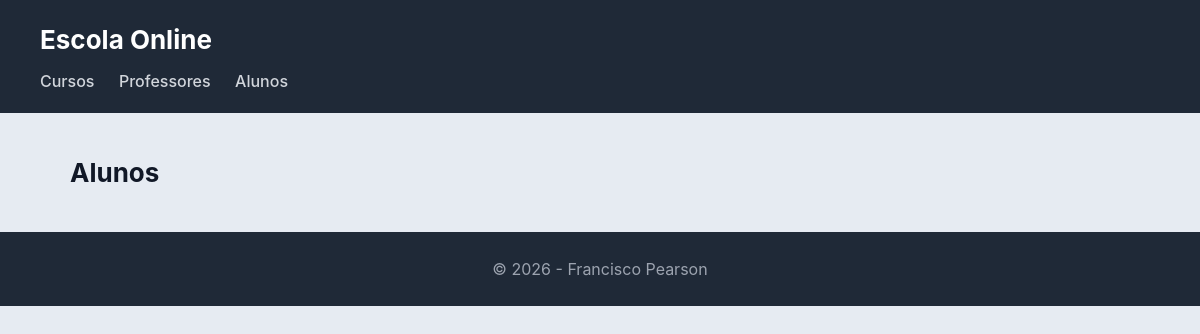
/escola/alunos/, run on an earlier commit of the app's database.
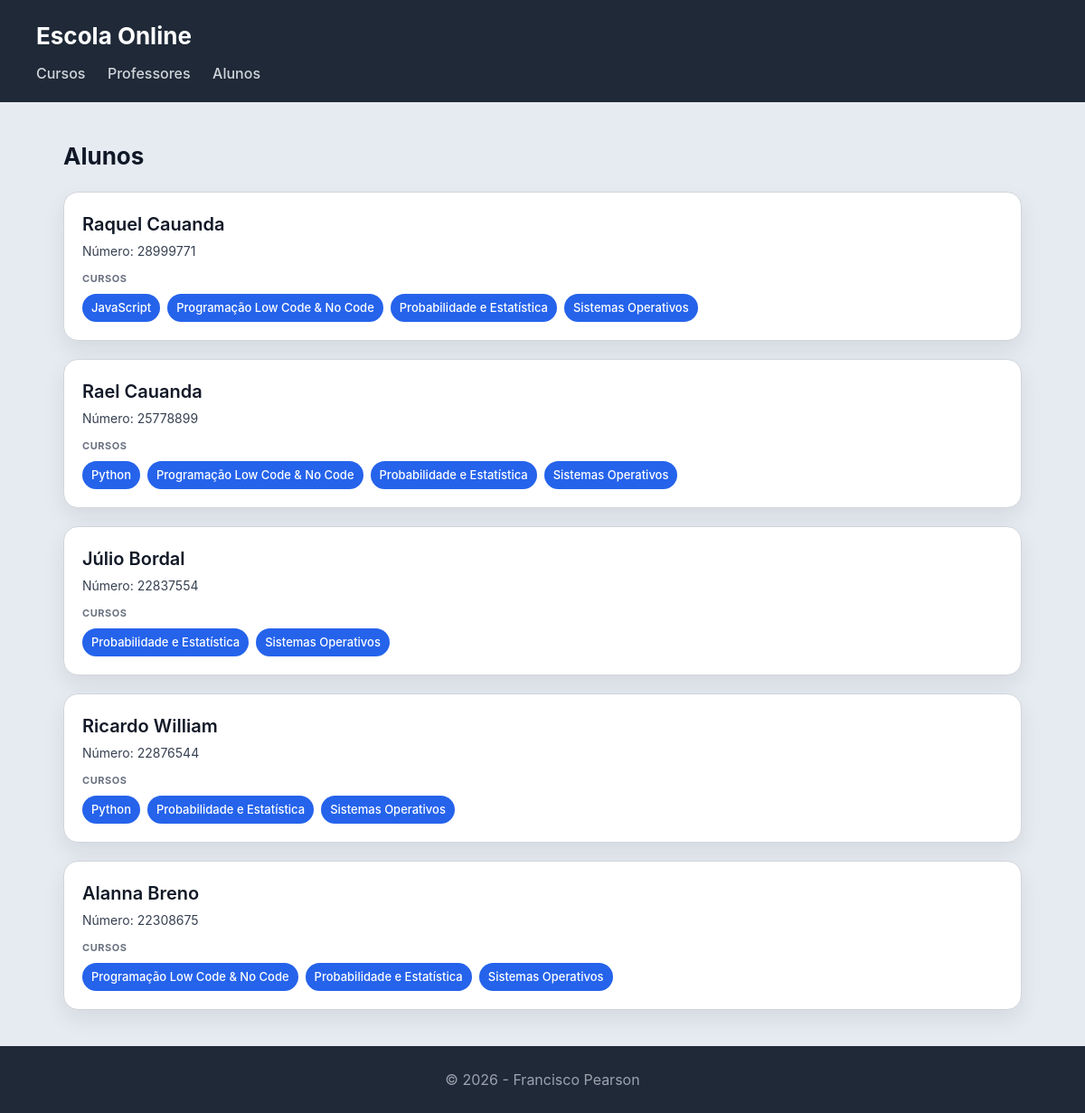
And on a later commit of the database.
### escola_online/models.py (models this page shows, shortened)
class Aluno(models.Model):
    nome = models.CharField(max_length=100)
    numero = models.CharField(max_length=20, unique=True) # Requisito: pág. 4 e 7

class Curso(models.Model):
    nome = models.CharField(max_length=100)
    imagem = models.ImageField(upload_to='cursos/')
    professor = models.ForeignKey(Professor, on_delete=models.CASCADE, related_name='cursos')
    alunos = models.ManyToManyField(Aluno, related_name='cursos')

### escola_online/views.py (the view)
# urls.py: path('alunos/', views.alunos_view, name='alunos'),
def alunos_view(request):
    alunos = Aluno.objects.prefetch_related('cursos').all()
    return render(request, 'escola_online/alunos.html', {'alunos': alunos})

### escola_online/templates/escola_online/alunos.html
{% extends "escola_online/base.html" %}
{% block content %}
<h2>Alunos</h2>
<section>
    {% for aluno in alunos %}
    <article>
        <header>
            <h3>{{ aluno.nome }}</h3>
            <p>Número: {{ aluno.numero }}</p>
        </header>
        <section>
            <h4>Cursos</h4>
            <ul>
                {% for curso in aluno.cursos.all %}
                    <li>
                        <a href="{% url 'escola_online:curso' curso.id %}" style="color: white; text-decoration: none;">
                        {{ curso.nome }}
                        </a>
                    </li>
                {% empty %}
                    <li>Sem cursos</li>
                {% endfor %}
            </ul>
        </section>
    </article>
    {% endfor %}
</section>
{% endblock %}

What changed in the data, as far as the page shows it:
added Aluno: nome "Raquel Cauanda", numero "28999771"
added Curso: nome "JavaScript", shown under "Raquel Cauanda"
added Curso: nome "Programação Low Code & No Code"
added Curso: nome "Probabilidade e Estatística"
added Curso: nome "Sistemas Operativos"
added Aluno: nome "Rael Cauanda", numero "25778899"
added Curso: nome "Python"
added Aluno: nome "Júlio Bordal", numero "22837554"
added Aluno: nome "Ricardo William", numero "22876544"
added Aluno: nome "Alanna Breno", numero "22308675"
